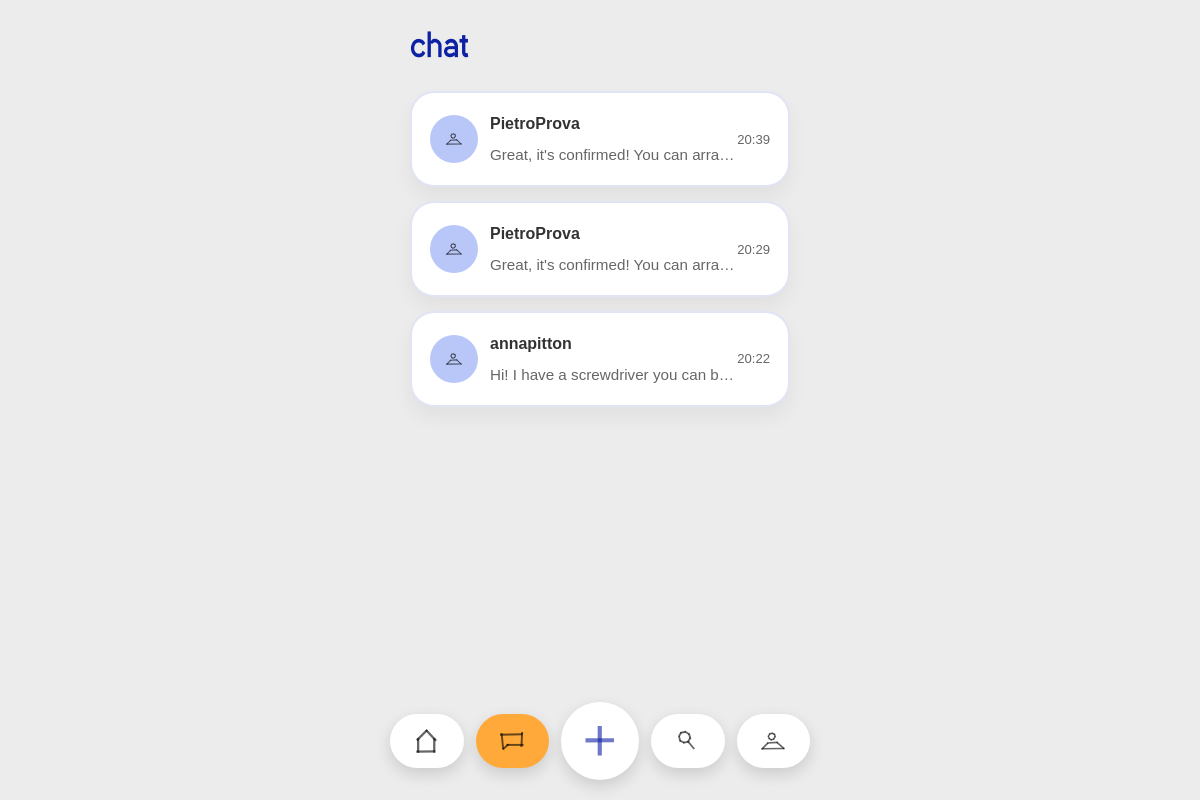
Before: /chat (signed in) with the older database file.
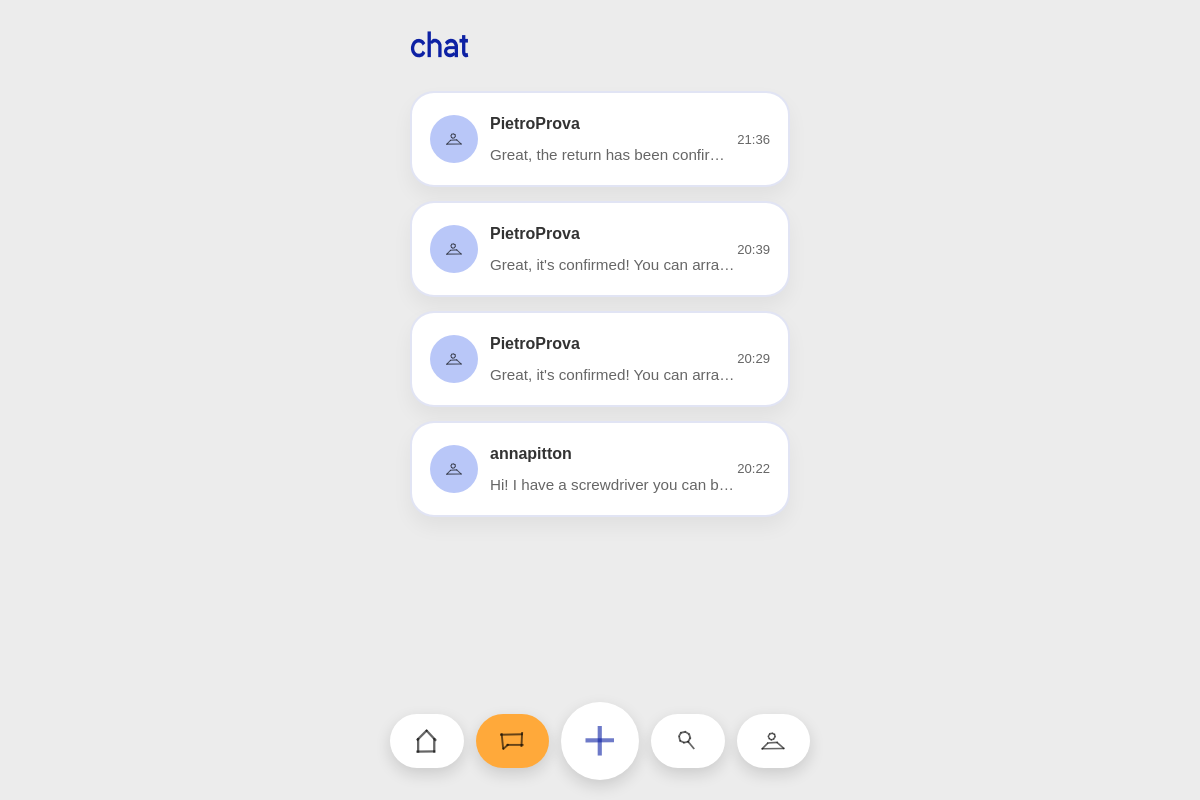
After: the same page with the newer database file.
### tables this page shows
CREATE TABLE requests (
            id INTEGER PRIMARY KEY AUTOINCREMENT,
            item_id INTEGER NOT NULL,
            borrower_id INTEGER NOT NULL,
            status TEXT DEFAULT 'pending',
            created_at TIMESTAMP DEFAULT CURRENT_TIMESTAMP, returned_at TEXT, return_status TEXT DEFAULT 'not_returned', request_type TEXT DEFAULT 'borrow', offered_item_id INTEGER,
            FOREIGN KEY (item_id) REFERENCES items (id),
            FOREIGN KEY (borrower_id) REFERENCES "users_old" (id)
        );

### app.py (the view)
@app.route('/chat')
def chat_index():
    if 'user_id' not in session:
        return redirect(url_for('login'))
    conn = get_db_connection()
    cursor = conn.cursor()
    cursor.execute('''
        SELECT r.id, i.name as item_name,
               (CASE WHEN i.owner_id = ? THEN u2.username ELSE u1.username END) as other_name,
               (CASE WHEN i.owner_id = ? THEN u2.photo ELSE u1.photo END) as other_photo,
               (SELECT content FROM messages m WHERE m.request_id = r.id ORDER BY m.created_at DESC LIMIT 1) as last_message,
               (SELECT created_at FROM messages m WHERE m.request_id = r.id ORDER BY m.created_at DESC LIMIT 1) as last_message_at,
               (SELECT COUNT(*) FROM messages m WHERE m.request_id = r.id AND m.sender_id != ? AND m.is_read = 0) as unread_count
        FROM requests r
        JOIN items i ON r.item_id = i.id
        JOIN users u1 ON i.owner_id = u1.id
        JOIN users u2 ON r.borrower_id = u2.id
        WHERE (i.owner_id = ? OR r.borrower_id = ?)
          AND EXISTS (SELECT 1 FROM messages m WHERE m.request_id = r.id)
        ORDER BY unread_count > 0 DESC, last_message_at DESC
    ''', (session['user_id'], session['user_id'], session['user_id'], session['user_id'], session['user_id']))
    rows = cursor.fetchall()
    conn.close()
    chats = []
    for row in rows:
        chat = dict(row)
        chat['last_message_at'] = format_chat_timestamp(row['last_message_at'])
        chats.append(chat)
    return render_template('chat_list.html', chats=chats)

### app.py (called while the page is built)
@app.url_defaults
def add_static_file_version(endpoint, values):
    if endpoint != 'static' or 'filename' not in values:
        return
    filepath = os.path.join(app.static_folder, values['filename'])
    if os.path.exists(filepath):
        values['v'] = int(os.path.getmtime(filepath))

def get_db_connection():
    conn = sqlite3.connect(DATABASE)
    conn.row_factory = sqlite3.Row
    conn.create_function('distance_km', 4, haversine_km)
    return conn

@app.context_processor
def inject_current_user_photo():
    if 'user_id' not in session:
        return {'current_user_photo': None}
    conn = get_db_connection()
    cursor = conn.cursor()
    cursor.execute('SELECT photo FROM users WHERE id = ?', (session['user_id'],))
    row = cursor.fetchone()
    conn.close()
    return {'current_user_photo': row['photo'] if row else None}

### templates/chat_list.html (shortened to what this page needs)
<!DOCTYPE html>
<html lang="en">
<head>
    <link rel="stylesheet" href="{{ url_for('static', filename='style.css') }}">
</head>
<body class="chat-page">
    <div class="container">
        <header class="chat-header">
            <h1>CHAT</h1>
        </header>
        <main>
            <section class="chat-list-section">
                {% if chats %}
                <div class="chat-list">
                    {% for chat in chats %}
                    <a href="{{ url_for('chat', request_id=chat.id) }}" class="chat-card{% if chat.unread_count %} unread{% endif %}">
                        <div class="chat-card-left">
                            <div class="avatar">
                                {% if chat.other_photo %}
                                <img src="{{ url_for('static', filename='uploads/' + chat.other_photo) }}" alt="" class="avatar-photo">
                                {% else %}
                                <span class="icon icon-user" aria-hidden="true"></span>
                                {% endif %}
                            </div>
                            <div class="chat-card-text">
                                <div class="chat-name">{{ chat.other_name }}</div>
                                <p class="chat-snippet">{{ chat.last_message }}</p>
                            </div>
                        </div>
                        <div class="chat-card-right">
                            <div class="chat-card-time">{{ chat.last_message_at }}</div>
                        </div>
                    </a>
                    {% endfor %}
                </div>
                {% else %}
                <p class="empty-state">No messages yet</p>
                {% endif %}
            </section>
        </main>
        {% include 'footer_nav.html' %}
    </div>
</body>
</html>

Changed rows visible on the page:
now on this page (row edited): requests: other_name "PietroProva", last_message "Great, the return has been confir…", last_message_at "21:36"
